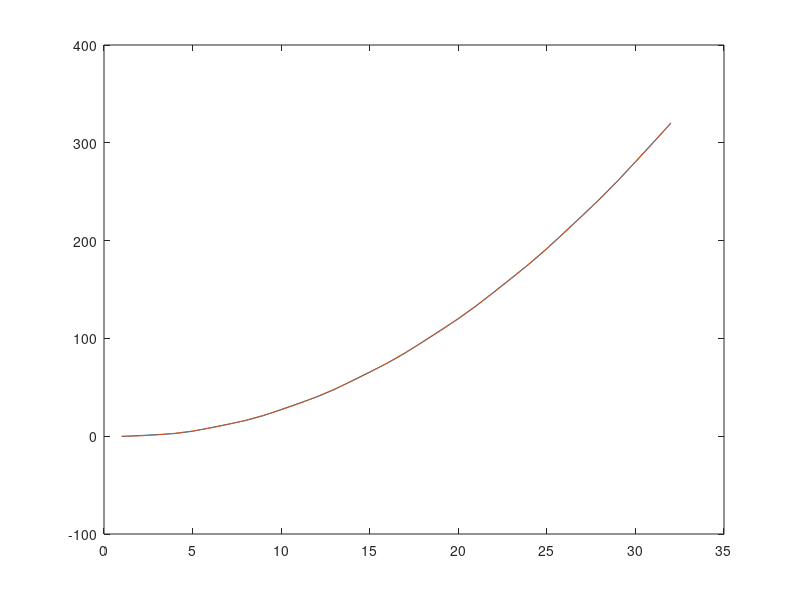
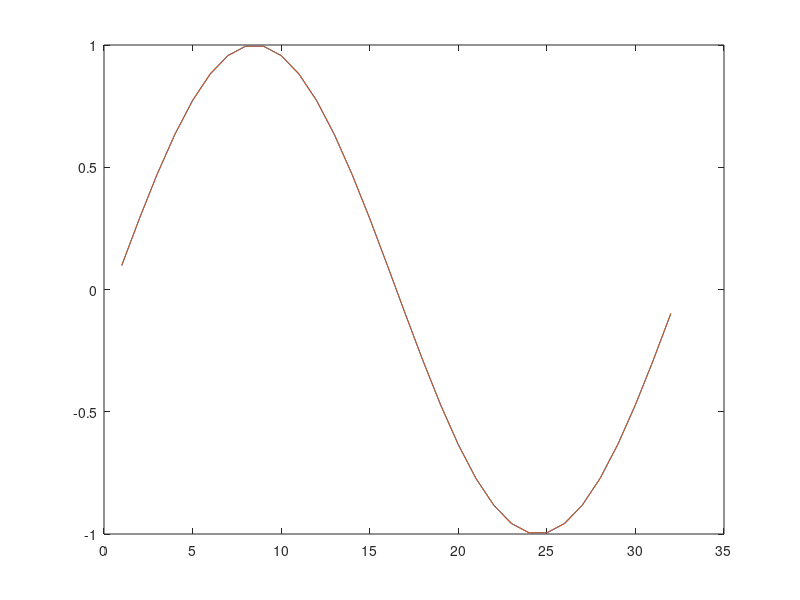

Reproduce these figures in MATLAB, in order.
x=[];
y=[];

for i = 0:31
    x = [x;i^2/3];
    y = [y;sin((2*i+1)*pi/32)];
end

Had = hadamard(32);

Had_X = Had * x;
Had_Y = Had * y;

Had_X_abs = abs(Had_X);
Had_Y_abs = abs(Had_Y);

[sort_X,index_X] = sortrows(Had_X_abs,1);
[sort_Y,index_Y] = sortrows(Had_Y_abs,1);

Xsmallest = index_X(1:17);
Ysmallest = index_Y(1:17);

for i = 1:17
    Had_X(index_X(i)) = 0;
    Had_Y(index_Y(i)) = 0;
end

Had_x = Had\Had_X;
Had_y = Had\Had_Y;

figure(1);
plot(Had_x);
hold on;
plot(x);

figure(2);
plot(Had_y);
hold on;
plot(y);
